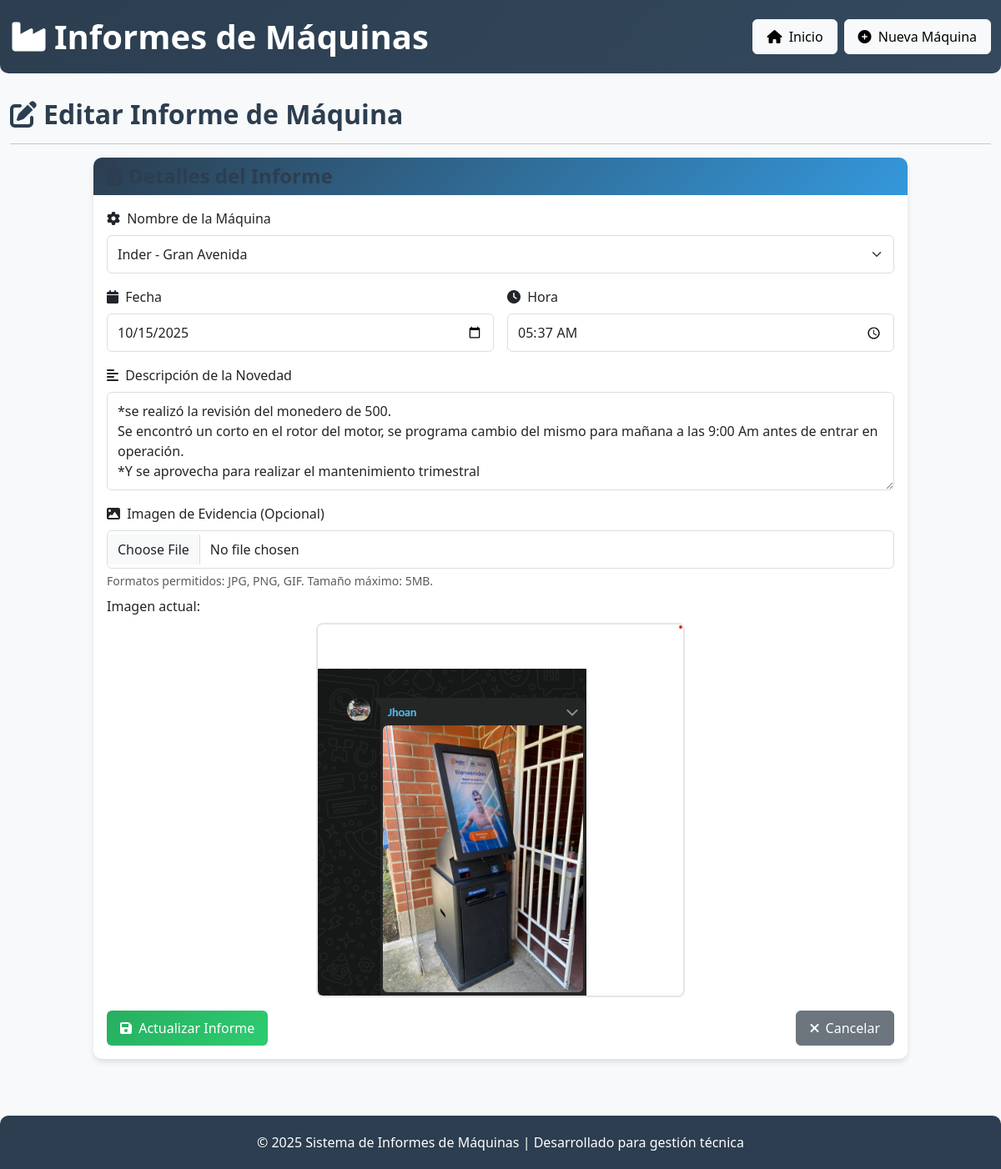
Page /editar_informe/3 on the committed database.
### tables this page shows
CREATE TABLE informes
                     (id INTEGER PRIMARY KEY AUTOINCREMENT,
                      nombre_maquina TEXT NOT NULL,
                      fecha DATE NOT NULL,
                      hora TIME NOT NULL,
                      descripcion TEXT NOT NULL,
                      imagen TEXT,
                      creado_en TIMESTAMP DEFAULT CURRENT_TIMESTAMP,
                      FOREIGN KEY (nombre_maquina) REFERENCES maquinas (nombre));

CREATE TABLE maquinas
                     (id INTEGER PRIMARY KEY AUTOINCREMENT,
                      nombre TEXT UNIQUE NOT NULL);

### app.py (the view)
@app.route('/editar_informe/<int:id>', methods=['GET'])
def editar_informe(id):
    informe = get_informe_by_id(id)
    if informe is None:
        flash('Informe no encontrado')
        return redirect(url_for('index'))
    maquinas = get_maquinas()
    return render_template('editar_informe.html', informe=informe, maquinas=maquinas, datetime=datetime)

### app.py (called while the page is built)
def parse_hora(hora_str):
    try:
        if hora_str and hora_str.strip():  # Si hay hora y no está vacía
            return datetime.strptime(hora_str, '%H:%M').time()
        else:  # Si no hay hora, usar medianoche
            return datetime.strptime('00:00', '%H:%M').time()
    except ValueError:
        return datetime.strptime('00:00', '%H:%M').time()

def get_maquinas():
    try:
        conn = sqlite3.connect(app.config['DATABASE'])
        c = conn.cursor()
        c.execute("SELECT id, nombre FROM maquinas ORDER BY nombre")
        maquinas = [{'id': row[0], 'nombre': row[1]} for row in c.fetchall()]
        conn.close()
        return maquinas
    except sqlite3.OperationalError as e:
        print(f"Error obteniendo máquinas: {e}")
        crear_tablas_iniciales()
        try:
            conn = sqlite3.connect(app.config['DATABASE'])
            c = conn.cursor()
            c.execute("SELECT id, nombre FROM maquinas ORDER BY nombre")
            maquinas = [{'id': row[0], 'nombre': row[1]} for row in c.fetchall()]
            conn.close()
            return maquinas
        except:
            return []

def get_informe_by_id(id):
    conn = sqlite3.connect(app.config['DATABASE'])
    c = conn.cursor()
    c.execute("""SELECT id, nombre_maquina, fecha, hora, descripcion, imagen, creado_en
                 FROM informes
                 WHERE id = ?""", (id,))
    row = c.fetchone()
    if row:
        informe = {
            'id': row[0],
            'nombre_maquina': row[1],
            'fecha': datetime.strptime(row[2], '%Y-%m-%d').date(),
            'hora': parse_hora(row[3]),
            'descripcion': row[4],
            'imagen': row[5],
            'creado_en': datetime.strptime(row[6], '%Y-%m-%d %H:%M:%S')
        }
        conn.close()
        return informe
    conn.close()
    return None

### templates/editar_informe.html (shortened to what this page needs)
{% extends "base.html" %}
{% block content %}
<div class="row">
    <div class="col-12">
        <h2><i class="fas fa-edit me-2"></i>Editar Informe de Máquina</h2>
        <hr>
    </div>
</div>
<div class="row justify-content-center">
    <div class="col-md-10">
        <div class="card">
            <div class="card-header">
                <h4 class="mb-0"><i class="fas fa-clipboard-list me-2"></i>Detalles del Informe</h4>
            </div>
            <div class="card-body">
                <form method="POST" enctype="multipart/form-data" class="row g-3">
                    <div class="col-12">
                        <label for="nombre_maquina" class="form-label"><i class="fas fa-cog me-1"></i> Nombre de la Máquina</label>
                        <select class="form-select" id="nombre_maquina" name="nombre_maquina" required>
                            {% for maquina in maquinas %}
                            <option value="{{ maquina.nombre }}" {% if maquina.nombre == informe.nombre_maquina %}selected{% endif %}>
                                {{ maquina.nombre }}
                            </option>
                            {% endfor %}
                        </select>
                    </div>
                    <div class="col-md-6">
                        <label for="fecha" class="form-label"><i class="fas fa-calendar me-1"></i> Fecha</label>
                        <input type="date" class="form-control" id="fecha" name="fecha"
                               value="{{ informe.fecha.strftime('%Y-%m-%d') }}" required>
                    </div>
                    <div class="col-md-6">
                        <label for="hora" class="form-label"><i class="fas fa-clock me-1"></i> Hora</label>
                        <input type="time" class="form-control" id="hora" name="hora"
                               value="{{ informe.hora.strftime('%H:%M') }}" required>
                    </div>
                    <div class="col-12">
                        <label for="descripcion" class="form-label"><i class="fas fa-align-left me-1"></i> Descripción de la Novedad</label>
                        <textarea class="form-control" id="descripcion" name="descripcion" rows="4"
                                  placeholder="Describa detalladamente la novedad encontrada en la máquina..." required>{{ informe.descripcion }}</textarea>
                    </div>
                    <div class="col-12">
                        <label for="imagen" class="form-label"><i class="fas fa-image me-1"></i> Imagen de Evidencia (Opcional)</label>
                        <input type="file" class="form-control" id="imagen" name="imagen" accept="image/*">
                        <div class="form-text">Formatos permitidos: JPG, PNG, GIF. Tamaño máximo: 5MB.</div>
                        {% if informe.imagen %}
                        <div class="mt-2">
                            <label class="form-label">Imagen actual:</label>
                            <div class="text-center">
                                <img src="{{ url_for('static', filename='uploads/' + informe.imagen) }}"
                                     alt="Evidencia actual" class="report-image img-fluid">
                            </div>
                        </div>
                        {% endif %}
                    </div>
                    <div class="col-12">
                        <div class="d-flex justify-content-between">
                            <button type="submit" class="btn btn-success">
                                <i class="fas fa-save me-1"></i> Actualizar Informe
                            </button>
                            <a href="{{ url_for('ver_maquina', nombre_maquina=informe.nombre_maquina) }}" class="btn btn-secondary">
                                <i class="fas fa-times me-1"></i> Cancelar
                            </a>
                        </div>
                    </div>
                </form>
            </div>
        </div>
    </div>
</div>
{% endblock %}

### static/styles.css (style rules this page uses)
:root { --primary-color: #2c3e50; --secondary-color: #3498db; --accent-color: #e74c3c; --light-color: #ecf0f1; --dark-color: #34495e; --success-color: #27ae60; --warning-color: #f39c12; --danger-color: #e74c3c; --font-main: 'Segoe UI', Tahoma, Geneva, Verdana, sans-serif; }
body { font-family: var(--font-main); background-color: #f8f9fa; color: #333; }
.card { border: none; border-radius: 10px; box-shadow: 0 4px 6px rgba(0,0,0,0.1); transition: transform 0.3s ease, box-shadow 0.3s ease; margin-bottom: 20px; }
.card-header { background: linear-gradient(135deg, var(--primary-color), var(--secondary-color)); color: white; border-radius: 10px 10px 0 0 !important; font-weight: 600; border: none; }
.btn { border-radius: 6px; font-weight: 500; padding: 8px 16px; transition: all 0.3s ease; }
.btn-success { background: linear-gradient(135deg, var(--success-color), #2ecc71); border: none; }
.report-image { border-radius: 8px; object-fit: cover; border: 2px solid rgba(0,0,0,0.1); transition: transform 0.3s ease; }
.form-control, .form-select { border-radius: 6px; border: 1px solid #ddd; padding: 10px 12px; transition: border-color 0.3s ease, box-shadow 0.3s ease; }
h1, h2, h3, h4, h5, h6 { color: var(--primary-color); font-weight: 600; }

### rows in the picture
informes: nombre_maquina "Inder - Gran Avenida", descripcion "*se realizó la revisión del monedero de 500. Se encontró un corto en el rotor del motor, se programa cambio del mismo para mañana a las 9:00 Am antes de entrar en operación. *Y se aprovecha para realizar el mantenimiento trimestral", imagen (picture)
